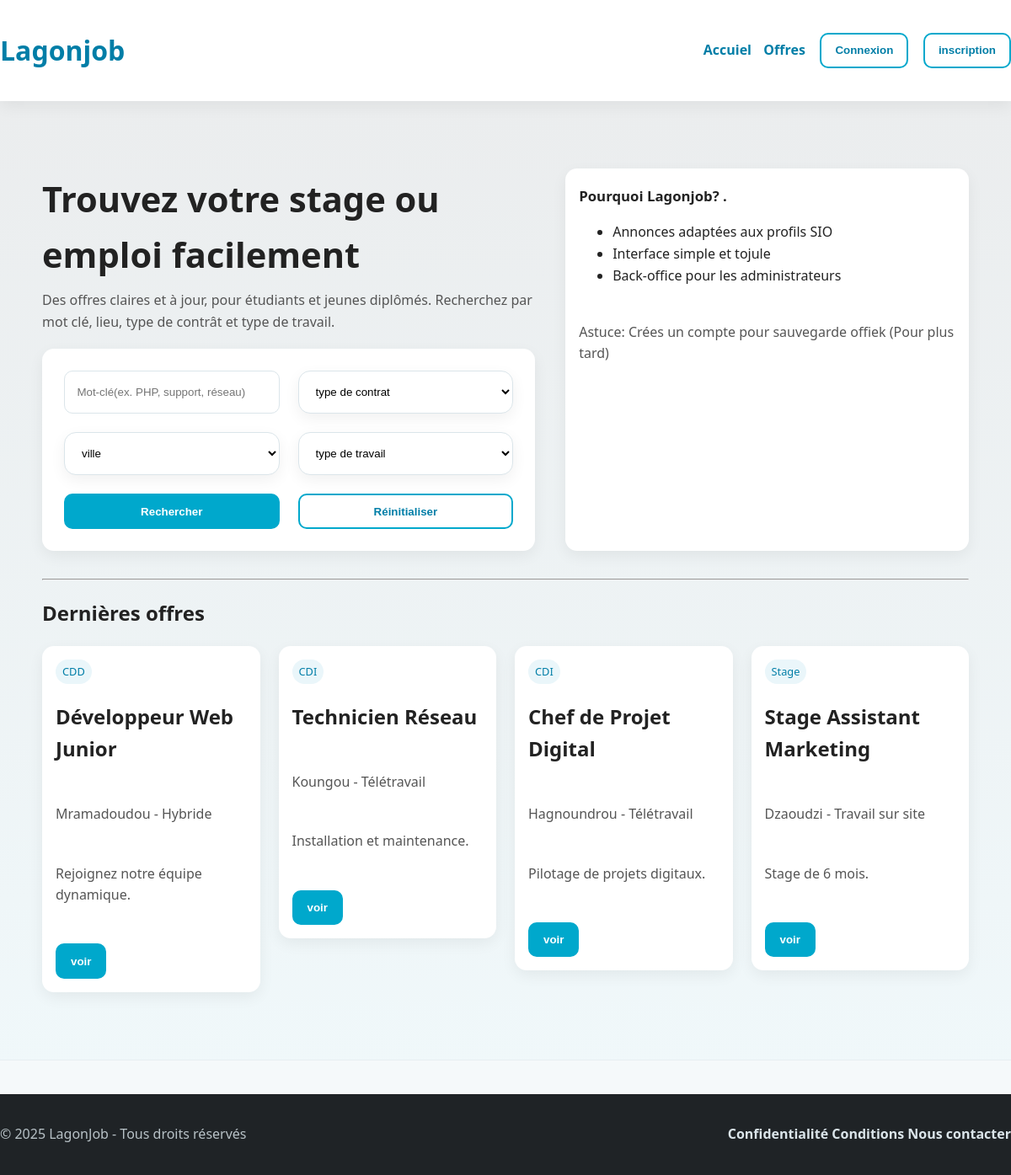
Page /Frontoffice/index.php on the earlier database version.
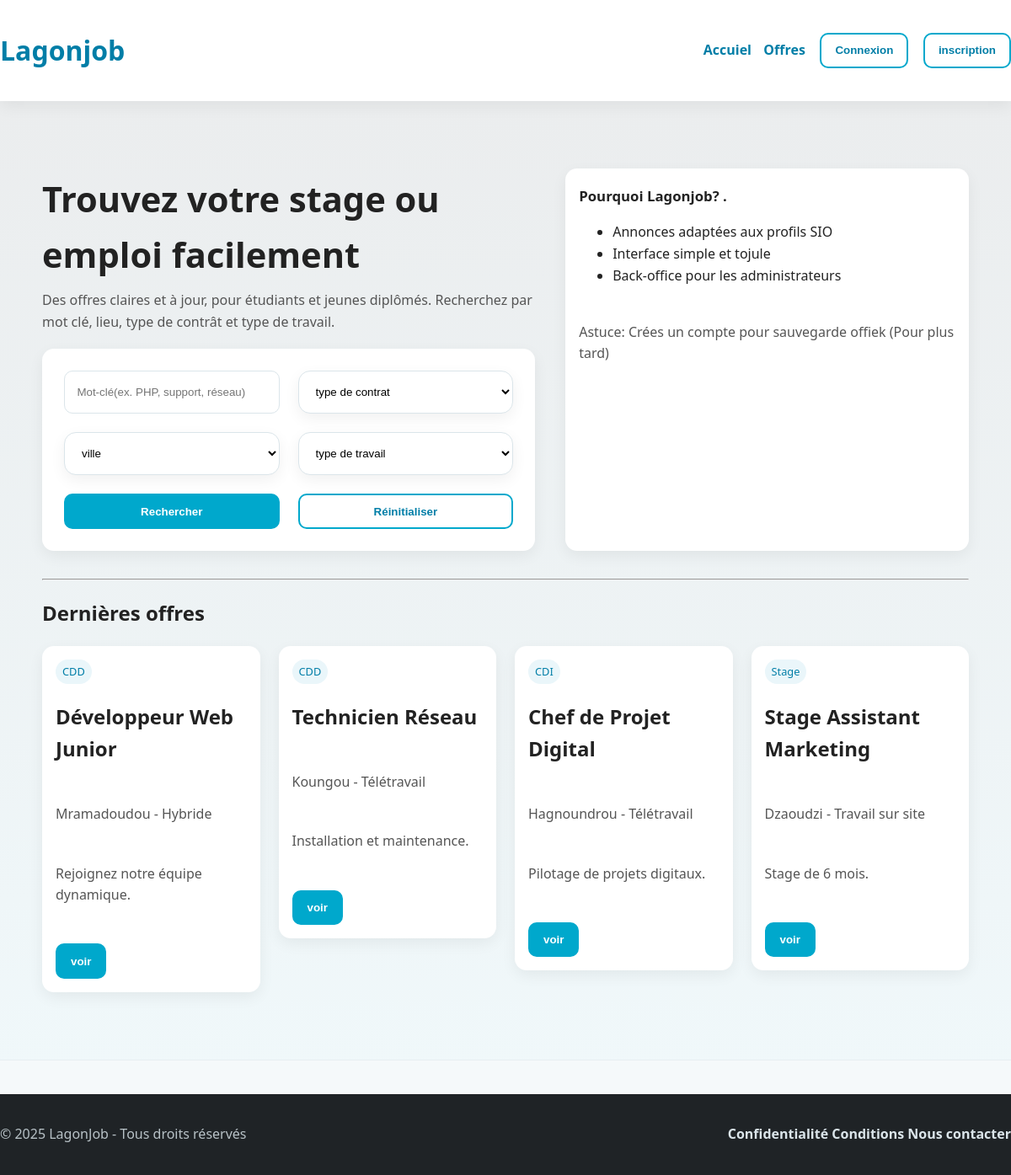
Same page on the later database version.
### tables this page shows
CREATE TABLE `offres` (
  `Id` int(11) NOT NULL,
  `Titre` varchar(256) NOT NULL,
  `Id_type_contrat` int(11) NOT NULL,
  `Id_mode_travail` int(11) NOT NULL,
  `Id_ville` int(11) NOT NULL,
  `Description` varchar(1000) NOT NULL,
  `Id_statut` int(11) NOT NULL,
  `Mission` varchar(1000) NOT NULL,
  `Profile` varchar(1000) NOT NULL,
  `Duree` varchar(1000) NOT NULL
);

CREATE TABLE `types_contrats` (
  `Id` int(11) NOT NULL,
  `Nom_type_contrat` varchar(128) NOT NULL
);

CREATE TABLE `villes` (
  `Id` int(11) NOT NULL,
  `Nom_ville` varchar(256) NOT NULL
);

CREATE TABLE `modes_travails` (
  `Id` int(11) NOT NULL,
  `Nom_mode_travail` varchar(128) NOT NULL
);

### Frontoffice/fonctions.php (called while the page is built, shortened)
<?php
require_once(__DIR__ . '/connexionBDD.php');
$selectOffre='SELECT of.Id, of.Titre, of.Description, tc.Nom_type_contrat, mt.Nom_mode_travail, vl.Nom_ville, st.Statut, of.Mission, of.Profile, of.Duree FROM offres of
JOIN types_contrats tc ON of.Id_type_contrat = tc.Id
JOIN modes_travails mt ON of.Id_mode_travail = mt.Id
JOIN statuts st ON of.Id_statut = st.Id
JOIN villes vl ON of.Id_ville = vl.Id';
$selection_Offre=$mysqlClient->prepare($selectOffre);
$selection_Offre->execute();
$listeOffre=$selection_Offre->fetchAll();
?>

### Frontoffice/index.php (the view, shortened to what this page needs)
<?php
require_once(__DIR__ . '/fonctions.php');
?>
<!DOCTYPE html>
<html lang="en">
<head>
    <link rel="stylesheet" href="style.css">
</head>
<body>
    <?php require(__DIR__.'/header.php')?>
    <main class="hero">
        <div class="container">
            <div class="grid cards">
                <div>
                    <h1>Trouvez votre stage ou emploi facilement</h1>
                    <p>Des offres claires et à jour, pour étudiants et jeunes diplômés. Recherchez par mot clé, lieu, type de contrât et type de travail. </p>
                    <form action="offres.php" method="post" class="form cards .search-inline ">
                        <input type="text" name="mots_cles" placeholder="Mot-clé(ex. PHP, support, réseau)">
                        <select name="type" class="card">
                            <option value="">type de contrat</option>
                        </select>
                        <select name="ville" class="card">
                            <option value="">ville</option>
                        </select>
                        <select name="mode" class="card">
                            <option value="">type de travail</option>
                        </select>
                        <button type="submit" class="btn">Rechercher</button>
                        <button type="button" class="btn btn-outline" onclick="window.location.href='index.php'">Réinitialiser</button>
                    </form>
                </div>
                <div class="card">
                    <h3>Pourquoi Lagonjob? .</h3>
                    <ul>
                        <li>
                            Annonces adaptées aux profils SIO
                        </li>
                        <li>
                            Interface simple et tojule
                        </li>
                        <li>
                            Back-office pour les administrateurs
                        </li>
                    </ul><br>
                    <p>Astuce: Crées un compte pour sauvegarde offiek (Pour plus tard)</p>
                </div>
            </div><br>
            <hr>
            <div class="container">
                <h2>Dernières offres</h2>
                <div class="cards">
                    <?php for ($i=0; $i <4 ; $i++) { ?>
                        <div class="">
                            <article class="card">
                                <span class="badge"><?php echo $listeOffre[$i]['Nom_type_contrat']?></span><br>
                                <h2><?php echo $listeOffre[$i]['Titre'] ?></h2><br>
                                <p><?php echo $listeOffre[$i]['Nom_ville'].' - '. $listeOffre[$i]['Nom_mode_travail'] ?></p><br>
                                <p><?php echo $listeOffre[$i]['Description'] ?></p><br>
                                <form action="detailoffre.php" method="post">
                                    <button type="submit" class="btn">voir</button>
                                </form>
                            </article>
                        </div>
                    <?php } ?>
                </div>
            </div>
        </div>
    </main>
</body>
<footer class="site-footer footer-inner">
    <div>
        <p>© 2025 LagonJob - Tous droits réservés</p>
    </div>
    <nav class="nav">
        <div>
            <a>Confidentialité</a>
            <a>Conditions</a>
            <a href="contact.php">Nous contacter</a>
        </div>
    </nav>
</footer>
</html>

Differences in the rows shown:
changed offres "Technicien Réseau": Id_type_contrat.Nom_type_contrat "CDI" → "CDD"
